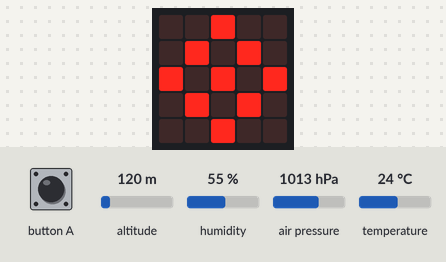
This program was run on a simulated BBC micro:bit (MakeCode). Shown: the board's 5×5 LED display. The inputs (shaded band) are chosen by the test bench; at power-on: altitude 120 m, humidity 55 %, air pressure 1013 hPa, temperature 24 °C.

Above: at 7.0 s.
7.1 s: button A pressed for 0.15 s
At 7.45 s:
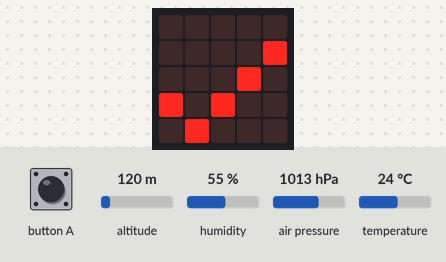
At 9.4 s:
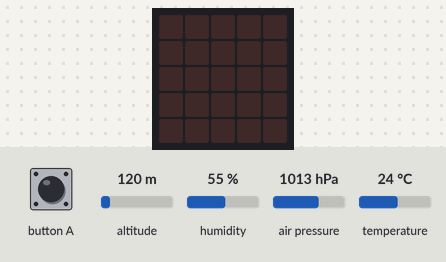
Timing chart, 0 to 10.9 s (numbered marks = the images above; inputs shaded):
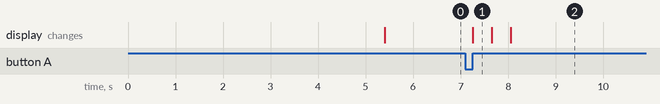

Measured:
- after the input at 7.1 s, the display: changes after 0.15 s (image 1)
- what the display in image 1 shows lasts 0.4 s, from 7.3 s to 7.7 s

The program:

main.ts
```typescript
input.onButtonPressed(Button.A, function () {
    if (logging_data == 0) {
        logging_data = 1
        basic.showLeds(`
            . . . . .
            . . . . #
            . . . # .
            # . # . .
            . # . . .
            `)
    } else if (logging_data == 1) {
        logging_data = 0
        basic.showLeds(`
            # . . . #
            . # . # .
            . . # . .
            . # . # .
            # . . . #
            `)
    }
})
let row = ""
let header = ""
let logging_data = 0
logging_data = -1
basic.showLeds(`
    # . . . #
    . # . # .
    . . # . .
    . # . # .
    # . . . #
    `)
basic.pause(5000)
basic.showLeds(`
    . . # . .
    . # . # .
    # . # . #
    . # . # .
    . . # . .
    `)
while (logging_data == -1) {
    weatherbit.startWeatherMonitoring()
    serial.redirect(
    SerialPin.P15,
    SerialPin.P14,
    BaudRate.BaudRate9600
    )
    header = "time" + "," + "temperature" + "," + "humidity" + "," + "pressure" + "," + "altitude"
    serial.writeLine(header)
    logging_data = 0
}
basic.forever(function () {
    if (logging_data == 1) {
        row = "" + input.runningTime() + "," + Math.idiv(weatherbit.temperature(), 100) + "," + Math.idiv(weatherbit.humidity(), 1024) + "," + Math.idiv(weatherbit.pressure(), 25600) + "," + weatherbit.altitude()
        basic.showLeds(`
            . . . . .
            . . . . .
            . . # . .
            . . . . .
            . . . . .
            `)
        serial.writeLine(row)
        basic.showLeds(`
            . . . . .
            . . . . .
            . . . . .
            . . . . .
            . . . . .
            `)
        basic.pause(1 * 30000)
    }
})
```

test.ts
```typescript
// i test vanno qui; questi non saranno compilati quando questo pacchetto viene usato come estensione.
```
